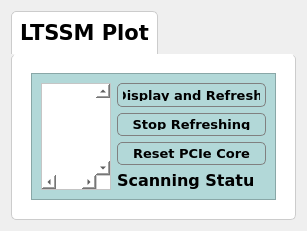
            <widget class="QWidget" name="LTSSM_SECTION">
             <layout class="QVBoxLayout" name="verticalLayout_41">
              <item>
               <widget class="QTabWidget" name="tabWidget_2">
                <property name="font">
                 <font>
                  <family>Verdana</family>
                  <pointsize>16</pointsize>
                  <weight>75</weight>
                  <bold>true</bold>
                 </font>
                </property>
                <property name="styleSheet">
                 <string notr="true">QTabWidget {
    background-color: #F0F0F0;
    border: 2px solid #CCCCCC;  /* Adjusted border width to 2px */
    border-radius: 5px;
}

QTabWidget::tab-bar {
    alignment: center;
}

QTabBar::tab {
    background-color: #E0E0E0;
    border: 1px solid #CCCCCC;
    border-bottom: none;
    padding: 8px;
    min-width: 80px;
    border-top-left-radius: 5px;
    border-top-right-radius: 5px;
}

QTabBar::tab:selected {
    background-color: #FFFFFF;
    border-bottom: 1px solid #FFFFFF;
}

QTabWidget::pane {
    background-color: #FFFFFF;
    border: 1px solid #CCCCCC;
    border-top: none;
    border-radius: 5px;
    padding: 10px;
}
</string>
                </property>
                <property name="currentIndex">
                 <number>0</number>
                </property>
                <widget class="QWidget" name="tab_4">
                 <attribute name="title">
                  <string>LTSSM Plot</string>
                 </attribute>
                 <layout class="QVBoxLayout" name="verticalLayout_40">
                  <item>
                   <widget class="QFrame" name="ltssmFrame">
                    <property name="styleSheet">
                     <string notr="true">background-color: #B2D8D8</string>
                    </property>
                    <property name="frameShape">
                     <enum>QFrame::StyledPanel</enum>
                    </property>
                    <property name="frameShadow">
                     <enum>QFrame::Raised</enum>
                    </property>
                    <layout class="QVBoxLayout" name="verticalLayout_39">
                     <item>
                      <layout class="QHBoxLayout" name="horizontalLayout_10">
                       <item>
                        <widget class="QScrollArea" name="ltssmGraph_Area">
                         <property name="minimumSize">
                          <size>
                           <width>0</width>
                           <height>0</height>
                          </size>
                         </property>
                         <property name="maximumSize">
                          <size>
                           <width>800</width>
                           <height>800</height>
                          </size>
                         </property>
                         <property name="styleSheet">
                          <string notr="true">background-color: rgb(255, 255, 255);</string>
                         </property>
                         <property name="verticalScrollBarPolicy">
                          <enum>Qt::ScrollBarAlwaysOn</enum>
                         </property>
                         <property name="horizontalScrollBarPolicy">
                          <enum>Qt::ScrollBarAlwaysOn</enum>
                         </property>
                         <property name="widgetResizable">
                          <bool>true</bool>
                         </property>
                         <widget class="QWidget" name="scrollAreaWidgetContents">
                          <property name="geometry">
                           <rect>
                            <x>0</x>
                            <y>0</y>
                            <width>81</width>
                            <height>16</height>
                           </rect>
                          </property>
                         </widget>
                        </widget>
                       </item>
                       <item>
                        <layout class="QVBoxLayout" name="verticalLayout_31">
                         <item>
                          <layout class="QVBoxLayout" name="verticalLayout_30">
                           <item>
                            <widget class="QPushButton" name="displayLTSSM_Button">
                             <property name="font">
                              <font>
                               <family>Verdana</family>
                               <pointsize>10</pointsize>
                               <weight>75</weight>
                               <bold>true</bold>
                              </font>
                             </property>
                             <property name="styleSheet">
                              <string notr="true">QPushButton {
	
	
    background-color: qlineargradient(x1: 0, y1: 0, x2: 0, y2: 1,
                                      stop: 0 #F0F0F0, stop: 1 #baf1f5);
    border-width: 1px;
    border-color: #808080;
    border-style: solid;
    border-radius: 5px;
    padding: 5px;
    color: #000000;
    font-weight: bold;
}

QPushButton:pressed {
    background-color: qlineargradient(x1: 0, y1: 0, x2: 0, y2: 1,
                                      stop: 0 #A0A0A0, stop: 1 #F0F0F0);
    border-color: #404040;
}</string>
                             </property>
                             <property name="text">
                              <string>Display and Refresh </string>
                             </property>
                             <property name="icon">
                              <iconset resource="../GUI_Logos/images.qrc">
                               <normaloff>:/logos/read_register_icon.png</normaloff>:/logos/read_register_icon.png</iconset>
                             </property>
                             <property name="iconSize">
                              <size>
                               <width>30</width>
                               <height>30</height>
                              </size>
                             </property>
                            </widget>
                           </item>
                           <item>
                            <widget class="QPushButton" name="stopRefreshingLTSSM_Button">
                             <property name="font">
                              <font>
                               <family>Verdana</family>
                               <pointsize>10</pointsize>
                               <weight>75</weight>
                               <bold>true</bold>
                              </font>
                             </property>
                             <property name="styleSheet">
                              <string notr="true">QPushButton {
	
	
    background-color: qlineargradient(x1: 0, y1: 0, x2: 0, y2: 1,
                                      stop: 0 #F0F0F0, stop: 1 #baf1f5);
    border-width: 1px;
    border-color: #808080;
    border-style: solid;
    border-radius: 5px;
    padding: 5px;
    color: #000000;
    font-weight: bold;
}

QPushButton:pressed {
    background-color: qlineargradient(x1: 0, y1: 0, x2: 0, y2: 1,
                                      stop: 0 #A0A0A0, stop: 1 #F0F0F0);
    border-color: #404040;
}</string>
                             </property>
                             <property name="text">
                              <string>Stop Refreshing</string>
                             </property>
                             <property name="icon">
                              <iconset resource="../GUI_Logos/images.qrc">
                               <normaloff>:/logos/stop_read_icon.png</normaloff>:/logos/stop_read_icon.png</iconset>
                             </property>
                             <property name="iconSize">
                              <size>
                               <width>30</width>
                               <height>30</height>
                              </size>
                             </property>
                            </widget>
                           </item>
                           <item>
                            <widget class="QPushButton" name="resetPcieCore_Button">
                             <property name="font">
                              <font>
                               <family>Verdana</family>
                               <pointsize>10</pointsize>
                               <weight>75</weight>
                               <bold>true</bold>
                              </font>
                             </property>
                             <property name="styleSheet">
                              <string notr="true">QPushButton {
	
	
    background-color: qlineargradient(x1: 0, y1: 0, x2: 0, y2: 1,
                                      stop: 0 #F0F0F0, stop: 1 #baf1f5);
    border-width: 1px;
    border-color: #808080;
    border-style: solid;
    border-radius: 5px;
    padding: 5px;
    color: #000000;
    font-weight: bold;
}

QPushButton:pressed {
    background-color: qlineargradient(x1: 0, y1: 0, x2: 0, y2: 1,
                                      stop: 0 #A0A0A0, stop: 1 #F0F0F0);
    border-color: #404040;
}</string>
                             </property>
                             <property name="text">
                              <string>Reset PCIe Core</string>
                             </property>
                             <property name="icon">
                              <iconset resource="../GUI_Logos/images.qrc">
                               <normaloff>:/logos/reset.png</normaloff>:/logos/reset.png</iconset>
                             </property>
                             <property name="iconSize">
                              <size>
                               <width>30</width>
                               <height>30</height>
                              </size>
                             </property>
                            </widget>
                           </item>
                          </layout>
                         </item>
                         <item>
                          <layout class="QHBoxLayout" name="horizontalLayout_24">
                           <item>
                            <widget class="QLabel" name="label">
                             <property name="font">
                              <font>
                               <family>Verdana</family>
                               <pointsize>12</pointsize>
                               <weight>75</weight>
                               <bold>true</bold>
                              </font>
                             </property>
                             <property name="text">
                              <string>Scanning Status:</string>
                             </property>
                            </widget>
                           </item>
                           <item>
                            <widget class="QLabel" name="ltssmStatus_Label">
                             <property name="maximumSize">
                              <size>
                               <width>16777215</width>
                               <height>50</height>
                              </size>
                             </property>
                             <property name="styleSheet">
                              <string notr="true">image: url(:/logos/stop_read_icon.png);</string>
                             </property>
                             <property name="text">
                              <string/>
                             </property>
                            </widget>
                           </item>
                          </layout>
                         </item>
                        </layout>
                       </item>
                      </layout>
                     </item>
                    </layout>
                   </widget>
                  </item>
                 </layout>
                </widget>
               </widget>
              </item>
             </layout>
            </widget>
